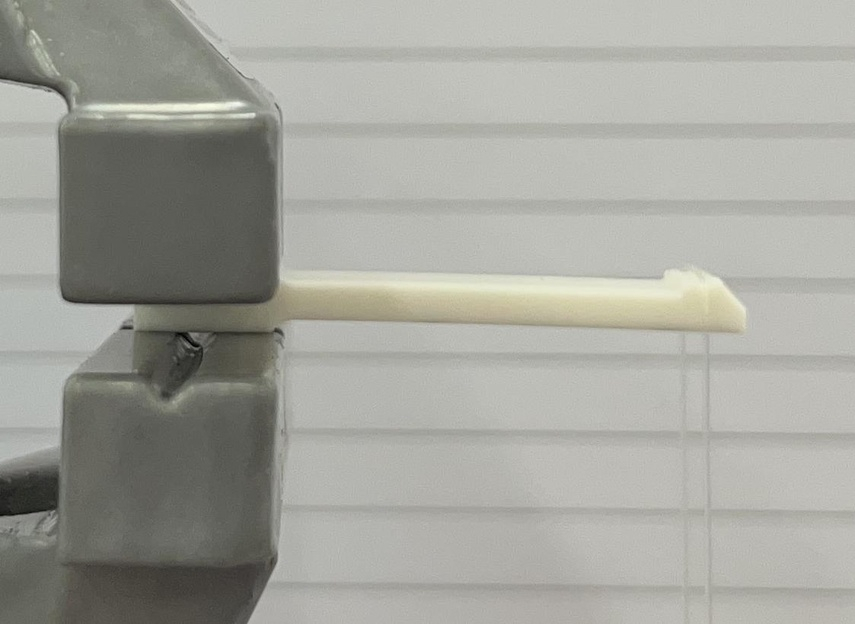
#> input picture data/im0-1kg1.jpg, 855 x 624 px, shrunk from 1123 x 819 before the run
$ python homeography.py
#> lines starting #> are read from the running program, lines starting #| are printed output that depends on the picture
# this is the code for performing the homeography.
# it uses a fixed code.

#%%
import cv2
import numpy as np
import matplotlib.pyplot as plt
# Container class to hold the original images


# %%
img1 = cv2.imread('data/im0-1kg1.jpg',0)
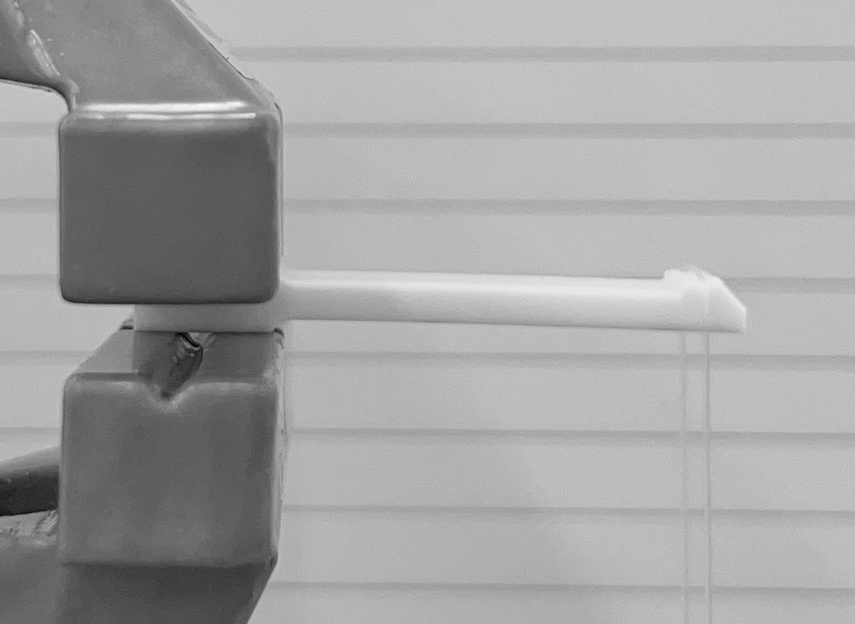
#> img1: shape (624, 855); min 0, max 249, mean 162.7
img2 = cv2.imread('data/im1-1kg1.jpg',0)
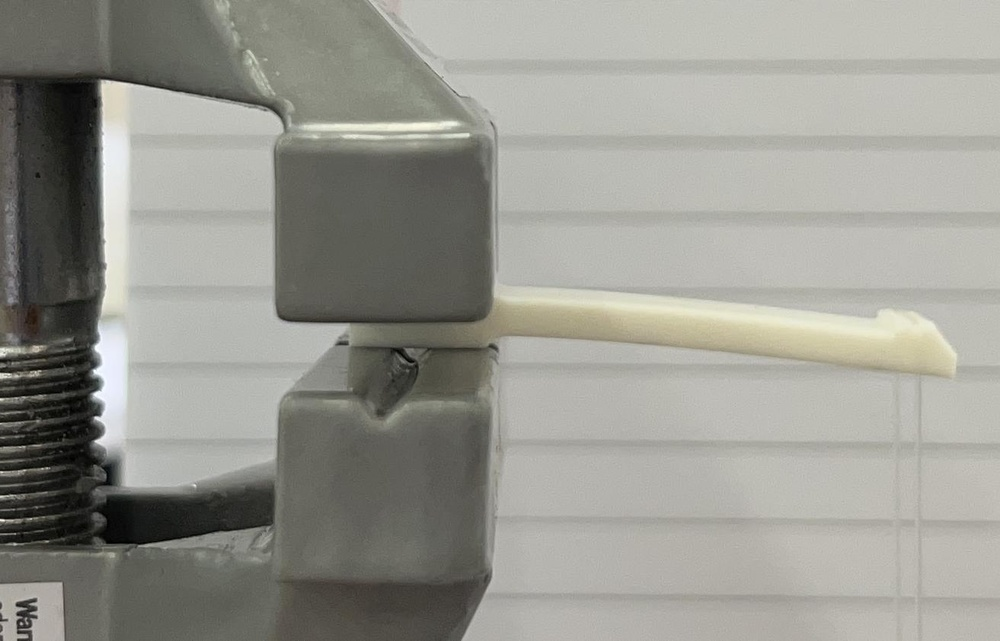
#> input picture data/im1-1kg1.jpg, 1000 x 641 px, shrunk from 1313 x 842 before the run
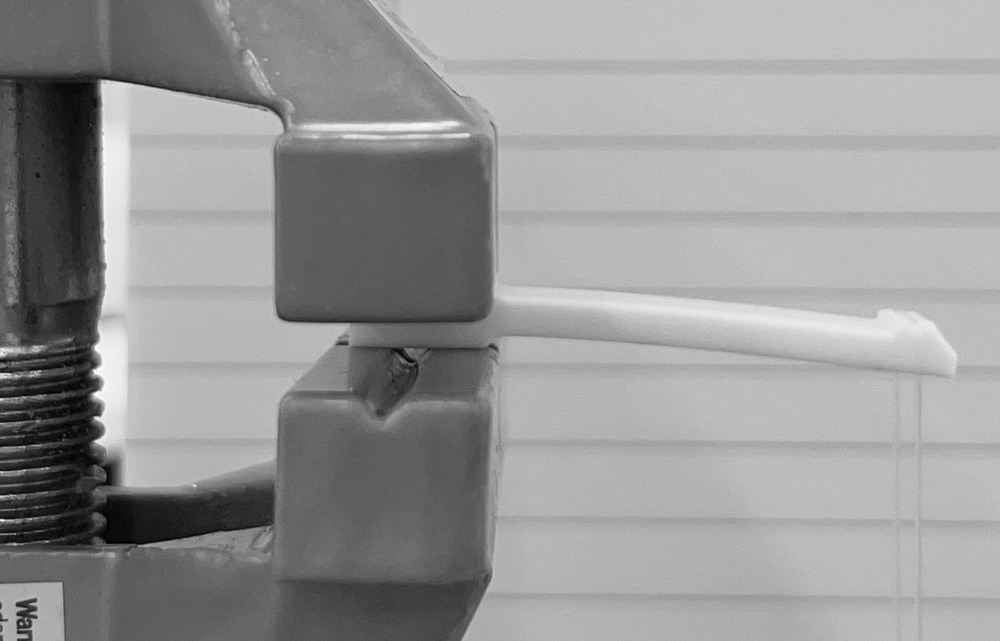
#> img2: shape (641, 1000); min 0, max 254, mean 150.6

# img1 = app.container.get_initial_image()
# img2 = app.container.get_final_image()

#%%
# Select ROI in the first image
#> (the run stopped early here; a loop or call above may not have finished)
